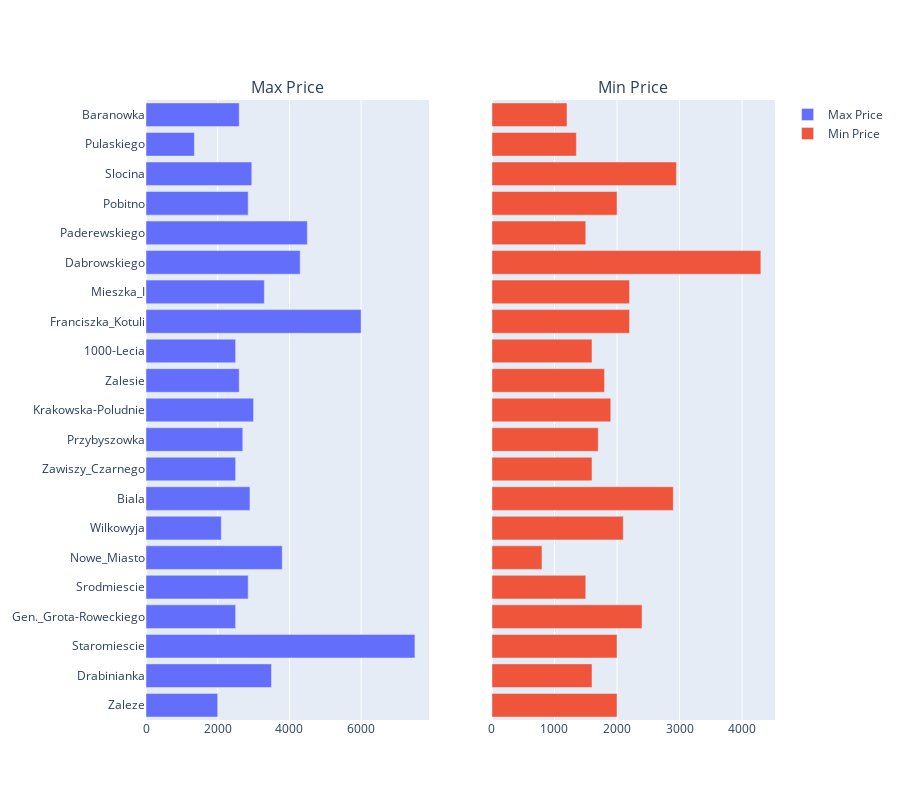

Notebook source saved alongside this figure:
### Code cell
# Create bar traces for max and min
max_bar = go.Bar(x=result["price_max"], y=result["name"], orientation='h', name="Max Price")
min_bar = go.Bar(x=result["price_min"], y=result["name"], orientation='h', name="Min Price")

# Create subplots
fig = make_subplots(rows=1, cols=2, shared_yaxes=True, subplot_titles=("Max Price", "Min Price"))

# Add traces to subplots
fig.add_trace(max_bar, row=1, col=1)
fig.add_trace(min_bar, row=1, col=2)

# Update layout
fig.update_layout(height=800, showlegend=True)

# Display the figure
fig.show()

### Figure 1 — Plotly figure (JSON) as saved in the notebook; plotly's stock layout.template omitted (floating-point values rounded to 4 significant figures)
{"data": [{"name": "Max Price", "orientation": "h", "type": "bar", "x": [2000, 3500, 7500, 2500, 2850, 3800, 2100, 2900, 2500, 2700, 3000, 2600, 2500, 6000, 3300, 4300, 4500, 2850, 2950, 1350, 2600], "xaxis": "x", "y": ["Zaleze", "Drabinianka", "Staromiescie", "Gen._Grota-Roweckiego", "Srodmiescie", "Nowe_Miasto", "Wilkowyja", "Biala", "Zawiszy_Czarnego", "Przybyszowka", "Krakowska-Poludnie", "Zalesie", "1000-Lecia", "Franciszka_Kotuli", "Mieszka_I", "Dabrowskiego", "Paderewskiego", "Pobitno", "Slocina", "Pulaskiego", "Baranowka", "Zaleze", "Drabinianka", "Staromiescie", "Gen._Grota-Roweckiego", "Srodmiescie", "Nowe_Miasto", "Wilkowyja", "Biala", "Zawiszy_Czarnego", "Przybyszowka", "Krakowska-Poludnie", "Zalesie", "1000-Lecia", "Franciszka_Kotuli", "Mieszka_I", "Dabrowskiego", "Paderewskiego", "Pobitno", "Slocina", "Pulaskiego", "Baranowka"], "yaxis": "y"}, {"name": "Min Price", "orientation": "h", "type": "bar", "x": [2000, 1600, 2000, 2400, 1500, 800, 2100, 2900, 1600, 1700, 1900, 1800, 1600, 2200, 2200, 4300, 1500, 2000, 2950, 1350, 1200], "xaxis": "x2", "y": ["Zaleze", "Drabinianka", "Staromiescie", "Gen._Grota-Roweckiego", "Srodmiescie", "Nowe_Miasto", "Wilkowyja", "Biala", "Zawiszy_Czarnego", "Przybyszowka", "Krakowska-Poludnie", "Zalesie", "1000-Lecia", "Franciszka_Kotuli", "Mieszka_I", "Dabrowskiego", "Paderewskiego", "Pobitno", "Slocina", "Pulaskiego", "Baranowka", "Zaleze", "Drabinianka", "Staromiescie", "Gen._Grota-Roweckiego", "Srodmiescie", "Nowe_Miasto", "Wilkowyja", "Biala", "Zawiszy_Czarnego", "Przybyszowka", "Krakowska-Poludnie", "Zalesie", "1000-Lecia", "Franciszka_Kotuli", "Mieszka_I", "Dabrowskiego", "Paderewskiego", "Pobitno", "Slocina", "Pulaskiego", "Baranowka"], "yaxis": "y2"}], "layout": {"annotations": [{"font": {"size": 16}, "showarrow": false, "text": "Max Price", "x": 0.225, "xanchor": "center", "xref": "paper", "y": 1, "yanchor": "bottom", "yref": "paper"}, {"font": {"size": 16}, "showarrow": false, "text": "Min Price", "x": 0.775, "xanchor": "center", "xref": "paper", "y": 1, "yanchor": "bottom", "yref": "paper"}], "height": 800, "showlegend": true, "xaxis": {"anchor": "y", "domain": [0, 0.45]}, "xaxis2": {"anchor": "y2", "domain": [0.55, 1]}, "yaxis": {"anchor": "x", "domain": [0, 1]}, "yaxis2": {"anchor": "x2", "domain": [0, 1], "matches": "y", "showticklabels": false}}}
